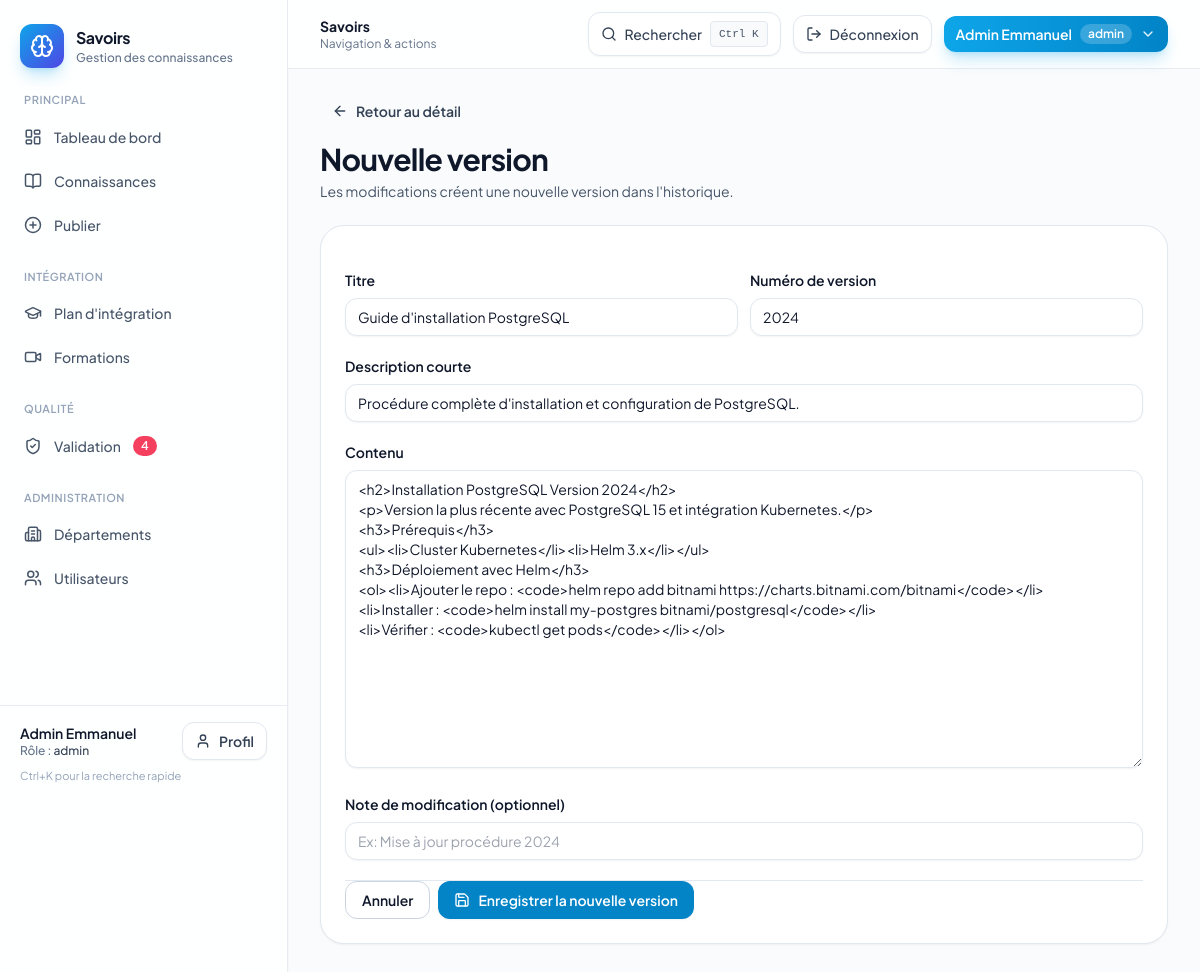
Screenshot of /connaissances/1/modifier/ (signed in) with the database file from the repository.
### app_connaissance/models.py (models this page shows, shortened)
class UserProfile(models.Model):
    class Role(models.TextChoices):
        ADMIN = "admin", "Administrateur"
        EMPLOYEE = "employee", "Employé"
        MANAGER = "manager", "Manager"
        NEW_EMPLOYEE = "new_employee", "Nouveau"
    class TypeContrat(models.TextChoices):
        CDI = "cdi", "CDI"
        CDD = "cdd", "CDD"
        STAGE = "stage", "Stage"
    user = models.OneToOneField(User, on_delete=models.CASCADE, related_name="profile", null=True, blank=True)
    display_name = models.CharField(max_length=120, unique=True)
    role = models.CharField(max_length=20, choices=Role.choices, default=Role.EMPLOYEE)
    department = models.ForeignKey(Department, on_delete=models.SET_NULL, null=True, blank=True, related_name="profiles")
    poste = models.ForeignKey(
        "Poste", on_delete=models.SET_NULL, null=True, blank=True, related_name="profiles"
    )
    type_contrat = models.CharField(
        max_length=20, choices=TypeContrat.choices, blank=True, default=""
    )
    date_embauche = models.DateField(blank=True, null=True)
    must_change_password = models.BooleanField(default=False)
    is_active = models.BooleanField(default=True)
    photo = models.ImageField(upload_to="profiles/", blank=True, null=True)
    class Meta:
        ordering = ["display_name"]

class KnowledgeItem(models.Model):
    class Status(models.TextChoices):
        DRAFT = "draft", "Brouillon"
        IN_REVIEW = "in_review", "En validation"
        PUBLISHED = "published", "Publié"
        REJECTED = "rejected", "Rejeté"
        ARCHIVED = "archived", "Archivé"
    title = models.CharField(max_length=180)
    description = models.CharField(
        max_length=500,
        blank=True,
        default="",
        help_text="Résumé court de la connaissance (une phrase).",
    )
    kind = models.ForeignKey(KnowledgeKind, on_delete=models.PROTECT, related_name="knowledge_items")
    department = models.ForeignKey(
        Department,
        on_delete=models.PROTECT,
        related_name="knowledge_items",
        default=None,
        null=True,
        blank=True,
    )
    author = models.CharField(max_length=120, blank=True, default="")
    author_user = models.ForeignKey(
        settings.AUTH_USER_MODEL,
        on_delete=models.SET_NULL,
        null=True,
        blank=True,
        related_name="authored_knowledge_items",
    )
    content = models.TextField()
    video_url = models.URLField(blank=True, default="")
    attachment = models.FileField(upload_to="knowledge_attachments/", blank=True, null=True)
    status = models.CharField(max_length=20, choices=Status.choices, default=Status.DRAFT)
    tags = models.ManyToManyField("Tag", blank=True, related_name="knowledge_items")
    competences = models.ManyToManyField(Competence, blank=True, related_name="knowledge_items")
    numero_version = models.CharField(max_length=40, default="1.0", help_text="Ex: 1.0, 2024, v2")
    rejection_comment = models.TextField(blank=True, default="", help_text="Commentaire du manager en cas de rejet")
    read_time_min = models.PositiveIntegerField(default=5)
    created_at = models.DateTimeField(auto_now_add=True)
    updated_at = models.DateTimeField(auto_now=True)
    published_at = models.DateTimeField(blank=True, null=True)
    class Meta:
        ordering = ["-updated_at", "-created_at"]
    def get_current_version(self):
        current = self.versions.filter(est_actuelle=True).first()
        if current:
            return current
        return self.versions.order_by("-date_creation").first()

class KnowledgeVersion(models.Model):
    knowledge_item = models.ForeignKey(
        KnowledgeItem, on_delete=models.CASCADE, related_name="versions"
    )
    numero_version = models.CharField(max_length=40)
    content = models.TextField(blank=True, default="")
    author_name = models.CharField(max_length=120, blank=True, default="")
    date_creation = models.DateTimeField(auto_now_add=True)
    est_actuelle = models.BooleanField(default=False)
    note_modification = models.TextField(blank=True, default="")
    class Meta:
        ordering = ["-date_creation"]
        unique_together = [["knowledge_item", "numero_version"]]

### app_connaissance/views.py (the view, shortened to what this page needs)
# urls.py: path('connaissances/<int:knowledge_id>/modifier/', views.knowledge_edit, name='knowledge_edit'),
@frontend_login_required
def knowledge_edit(request: HttpRequest, knowledge_id: int) -> HttpResponse:
    item = get_object_or_404(
        KnowledgeItem.objects.select_related("department", "kind").prefetch_related(
            "tags", "competences", "versions"
        ),
        pk=knowledge_id,
    )
    if not _can_edit_knowledge(request, item):
        messages.error(request, "Vous n'avez pas le droit de modifier ce contenu.")
        return redirect("knowledge_detail", knowledge_id=item.id)
    current = item.get_current_version()
    return render(
        request,
        "knowledge/edit.html",
        {
            "item": item,
            "current_version": current,
        },
    )

### app_connaissance/templates/knowledge/edit.html (shortened to what this page needs)
{% extends "_layouts/app.html" %}
{% block content %}
  <div class="grid gap-6">
    <section class="flex flex-col gap-3 sm:flex-row sm:items-end sm:justify-between">
      <div>
        <a class="inline-flex items-center gap-2 rounded-xl px-3 py-2 text-sm font-semibold text-slate-700 transition hover:bg-slate-100" href="{% url 'knowledge_detail' item.id %}">
          <i data-lucide="arrow-left" class="h-4 w-4"></i>
          Retour au détail
        </a>
        <h1 class="mt-3 text-3xl font-bold tracking-tight text-slate-900">Nouvelle version</h1>
        <p class="mt-1 text-sm text-slate-600">Les modifications créent une nouvelle version dans l'historique.</p>
      </div>
    </section>
    <section class="rounded-3xl border border-slate-200 bg-white p-6 shadow-sm">
      <form method="post" class="space-y-5">
        <div class="grid gap-3 sm:grid-cols-2">
          <label class="block">
            <div class="text-sm font-semibold text-slate-900">Titre</div>
            <input class="mt-2 w-full rounded-xl border border-slate-200 bg-white px-3 py-2 text-sm text-slate-900 shadow-sm focus:outline-none focus:ring-2 focus:ring-sky-500" name="title" value="{{ item.title }}" required />
          </label>
          <label class="block">
            <div class="text-sm font-semibold text-slate-900">Numéro de version</div>
            <input class="mt-2 w-full rounded-xl border border-slate-200 bg-white px-3 py-2 text-sm text-slate-900 shadow-sm focus:outline-none focus:ring-2 focus:ring-sky-500" name="numero_version" placeholder="Ex: 1.1, 2024, v2" value="{{ current_version.numero_version|default:item.numero_version }}" />
          </label>
        </div>
        <label class="block">
          <div class="text-sm font-semibold text-slate-900">Description courte</div>
          <input class="mt-2 w-full rounded-xl border border-slate-200 bg-white px-3 py-2 text-sm text-slate-900 shadow-sm focus:outline-none focus:ring-2 focus:ring-sky-500" name="description" value="{{ item.description }}" maxlength="500" placeholder="Résumé en une phrase" />
        </label>
        <label class="block">
          <div class="text-sm font-semibold text-slate-900">Contenu</div>
          <textarea class="mt-2 w-full rounded-xl border border-slate-200 bg-white px-3 py-2 text-sm text-slate-900 shadow-sm focus:outline-none focus:ring-2 focus:ring-sky-500" rows="14" name="content" required>{{ item.content }}</textarea>
        </label>
        <label class="block">
          <div class="text-sm font-semibold text-slate-900">Note de modification (optionnel)</div>
          <input class="mt-2 w-full rounded-xl border border-slate-200 bg-white px-3 py-2 text-sm text-slate-900 shadow-sm focus:outline-none focus:ring-2 focus:ring-sky-500" name="note_modification" maxlength="500" placeholder="Ex: Mise à jour procédure 2024" />
        </label>
        <div class="flex flex-wrap gap-2 border-t border-slate-200 pt-5">
          <a class="inline-flex items-center gap-2 rounded-xl border border-slate-300 bg-white px-4 py-2 text-sm font-semibold text-slate-900 transition hover:bg-slate-50" href="{% url 'knowledge_detail' item.id %}">Annuler</a>
          <button type="submit" class="inline-flex items-center gap-2 rounded-xl bg-sky-600 px-4 py-2 text-sm font-semibold text-white shadow-sm hover:bg-sky-500">
            <i data-lucide="save" class="h-4 w-4"></i>
            Enregistrer la nouvelle version
          </button>
        </div>
      </form>
    </section>
  </div>
{% endblock %}

### app_connaissance/templates/_partials/sidebar.html
<div class="flex min-h-screen flex-col">
  <div class="px-5 py-6">
    <a href="{% url 'dashboard' %}" class="flex items-center gap-3 rounded-xl transition hover:opacity-90">
      <div class="flex h-11 w-11 items-center justify-center rounded-xl bg-gradient-to-br from-sky-500 to-indigo-600 text-white shadow-lg shadow-sky-500/25">
        <i data-lucide="brain" class="h-6 w-6"></i>
      </div>
      <div>
        <div class="text-base font-bold tracking-tight text-slate-900">Savoirs</div>
        <div class="text-xs font-medium text-slate-500">Gestion des connaissances</div>
      </div>
    </a>
  </div>
  <nav class="flex-1 px-3">
    <p class="px-3 pb-2 text-[11px] font-semibold uppercase tracking-wider text-slate-400">Principal</p>
    <a href="{% url 'dashboard' %}" class="mb-1 flex items-center gap-3 rounded-xl px-3 py-2.5 text-sm font-medium transition
      {% if request.resolver_match.url_name == 'dashboard' %} bg-sky-50 text-sky-700 ring-1 ring-sky-500/20 {% else %} text-slate-600 hover:bg-slate-100 hover:text-slate-900 {% endif %}">
      <i data-lucide="layout-dashboard" class="h-[18px] w-[18px] shrink-0"></i>
      <span>Tableau de bord</span>
    </a>
    <a href="{% url 'knowledge_list' %}" class="mb-1 flex items-center gap-3 rounded-xl px-3 py-2.5 text-sm font-medium transition
      {% if request.resolver_match.url_name == 'knowledge_list' or request.resolver_match.url_name == 'knowledge_detail' %} bg-sky-50 text-sky-700 ring-1 ring-sky-500/20 {% else %} text-slate-600 hover:bg-slate-100 hover:text-slate-900 {% endif %}">
      <i data-lucide="book-open" class="h-[18px] w-[18px] shrink-0"></i>
      <span>Connaissances</span>
    </a>
    <a href="{% url 'knowledge_create' %}" class="mb-1 flex items-center gap-3 rounded-xl px-3 py-2.5 text-sm font-medium transition
      {% if request.resolver_match.url_name == 'knowledge_create' %} bg-sky-50 text-sky-700 ring-1 ring-sky-500/20 {% else %} text-slate-600 hover:bg-slate-100 hover:text-slate-900 {% endif %}">
      <i data-lucide="plus-circle" class="h-[18px] w-[18px] shrink-0"></i>
      <span>Publier</span>
    </a>
    <p class="mt-6 px-3 pb-2 text-[11px] font-semibold uppercase tracking-wider text-slate-400">Intégration</p>
    <a href="{% url 'onboarding_home' %}" class="mb-1 flex items-center gap-3 rounded-xl px-3 py-2.5 text-sm font-medium transition
      {% if request.resolver_match.url_name == 'onboarding_home' %} bg-sky-50 text-sky-700 ring-1 ring-sky-500/20 {% else %} text-slate-600 hover:bg-slate-100 hover:text-slate-900 {% endif %}">
      <i data-lucide="graduation-cap" class="h-[18px] w-[18px] shrink-0"></i>
      <span>Plan d'intégration</span>
    </a>
    <a href="{% url 'trainings' %}" class="mb-1 flex items-center gap-3 rounded-xl px-3 py-2.5 text-sm font-medium transition
      {% if request.resolver_match.url_name == 'trainings' %} bg-sky-50 text-sky-700 ring-1 ring-sky-500/20 {% else %} text-slate-600 hover:bg-slate-100 hover:text-slate-900 {% endif %}">
      <i data-lucide="video" class="h-[18px] w-[18px] shrink-0"></i>
      <span>Formations</span>
    </a>
    {% if frontend.role == "manager" or frontend.role == "admin" %}
      <p class="mt-6 px-3 pb-2 text-[11px] font-semibold uppercase tracking-wider text-slate-400">Qualité</p>
      <a href="{% url 'validation_queue' %}" class="mb-1 flex items-center gap-3 rounded-xl px-3 py-2.5 text-sm font-medium transition
        {% if request.resolver_match.url_name == 'validation_queue' %} bg-sky-50 text-sky-700 ring-1 ring-sky-500/20 {% else %} text-slate-600 hover:bg-slate-100 hover:text-slate-900 {% endif %}">
        <i data-lucide="shield-check" class="h-[18px] w-[18px] shrink-0"></i>
        <span>Validation</span>
        {% if frontend.pending_validation_count %}
          <span class="ml-auto rounded-full bg-rose-500 px-2 py-0.5 text-xs font-semibold text-white">{{ frontend.pending_validation_count }}</span>
        {% endif %}
      </a>
    {% endif %}
    {% if frontend.role == "admin" %}
      <p class="mt-6 px-3 pb-2 text-[11px] font-semibold uppercase tracking-wider text-slate-400">Administration</p>
      <a href="{% url 'departments' %}" class="mb-1 flex items-center gap-3 rounded-xl px-3 py-2.5 text-sm font-medium transition
        {% if request.resolver_match.url_name == 'departments' %} bg-sky-50 text-sky-700 ring-1 ring-sky-500/20 {% else %} text-slate-600 hover:bg-slate-100 hover:text-slate-900 {% endif %}">
        <i data-lucide="building-2" class="h-[18px] w-[18px] shrink-0"></i>
        <span>Départements</span>
      </a>
      <a href="{% url 'users_admin' %}" class="mb-1 flex items-center gap-3 rounded-xl px-3 py-2.5 text-sm font-medium transition
        {% if request.resolver_match.url_name == 'users_admin' %} bg-sky-50 text-sky-700 ring-1 ring-sky-500/20 {% else %} text-slate-600 hover:bg-slate-100 hover:text-slate-900 {% endif %}">
        <i data-lucide="users" class="h-[18px] w-[18px] shrink-0"></i>
        <span>Utilisateurs</span>
      </a>
    {% endif %}
  </nav>
  <div class="border-t border-slate-200/80 px-5 py-4">
    <div class="flex items-center justify-between gap-3">
      <div class="min-w-0">
        <p class="truncate text-sm font-semibold text-slate-900">{{ frontend.display_name }}</p>
        <p class="text-xs font-medium text-slate-500">Rôle : <span class="text-slate-700">{{ frontend.role|default:"—" }}</span></p>
      </div>
      <a href="{% url 'profile' %}" class="inline-flex items-center gap-2 rounded-xl border border-slate-200 bg-white px-3 py-2 text-sm font-semibold text-slate-700 shadow-sm transition hover:bg-slate-50">
        <i data-lucide="user" class="h-4 w-4"></i>
        Profil
      </a>
    </div>
    <p class="mt-2 text-[11px] text-slate-400">Ctrl+K pour la recherche rapide</p>
  </div>
</div>

### app_connaissance/templates/_partials/topbar.html (shortened to what this page needs)
<header class="sticky top-0 z-30 border-b border-slate-200/80 bg-white/85 backdrop-blur-md">
  <div class="flex items-center gap-3 px-4 py-3 sm:px-6 lg:px-8">
    <div class="min-w-0">
      <h1 class="text-sm font-bold text-slate-900">Savoirs</h1>
      <p class="text-xs text-slate-500">Navigation & actions</p>
    </div>
    <button type="button" class="hidden items-center gap-2 rounded-xl border border-slate-200 bg-white px-3 py-2 text-sm font-medium text-slate-700 shadow-sm transition hover:bg-slate-50 sm:inline-flex" onclick="document.getElementById('command-palette')?.showModal()">
      <i data-lucide="search" class="h-4 w-4"></i>
      Rechercher
      <kbd class="rounded border border-slate-200 bg-slate-50 px-2 py-0.5 text-[11px] font-medium text-slate-600">Ctrl K</kbd>
    </button>
    <a href="{% url 'logout_view' %}" class="inline-flex items-center gap-2 rounded-xl border border-slate-200 bg-white px-3 py-2 text-sm font-medium text-slate-700 shadow-sm transition hover:bg-rose-50 hover:border-rose-200 hover:text-rose-700" title="Se déconnecter">
      <i data-lucide="log-out" class="h-4 w-4"></i>
      <span class="hidden sm:inline">Déconnexion</span>
    </a>
    <div class="relative" x-data="{ open: false }">
      <button type="button" class="inline-flex items-center gap-2 rounded-xl bg-gradient-to-r from-sky-500 to-sky-600 px-3 py-2 text-sm font-semibold text-white shadow-lg shadow-sky-500/25 transition hover:from-sky-600 hover:to-sky-700" @click="open=!open" :aria-expanded="open">
        <span class="max-w-[140px] truncate">{{ frontend.display_name }}</span>
        <span class="hidden rounded-full bg-white/20 px-2 py-0.5 text-xs sm:inline">{{ frontend.role|default:"invité" }}</span>
        <i data-lucide="chevron-down" class="h-4 w-4 opacity-90"></i>
      </button>
    </div>
  </div>
</header>

### rows the page displays
UserProfile: display_name "Admin Emmanuel", role "admin"
KnowledgeItem: title "Guide d'installation PostgreSQL", description "Procédure complète d'installation et configuration de PostgreSQL.", content "<h2>Installation PostgreSQL Version 2024</h2> <p>Version la plus récente avec PostgreSQL 15 et intégration Kubernetes.</p> <h3>Prérequis</h3> <ul><li>Cluster Kubernetes</li><li>Helm 3.x</li></ul> <h3>Déploiement avec Helm</h3> <ol><li>Ajouter le repo : <code>helm repo add bitnami https://charts.bitnami.com/bitnami</code></li> <li>Installer : <code>helm install my-postgres bitnami/postgresql</code></li> <li>Vérifier : <code>kubectl get pods</code></li></ol>"
KnowledgeVersion: numero_version "2024"

### other values shown
{{ frontend.pending_validation_count }} "4"
